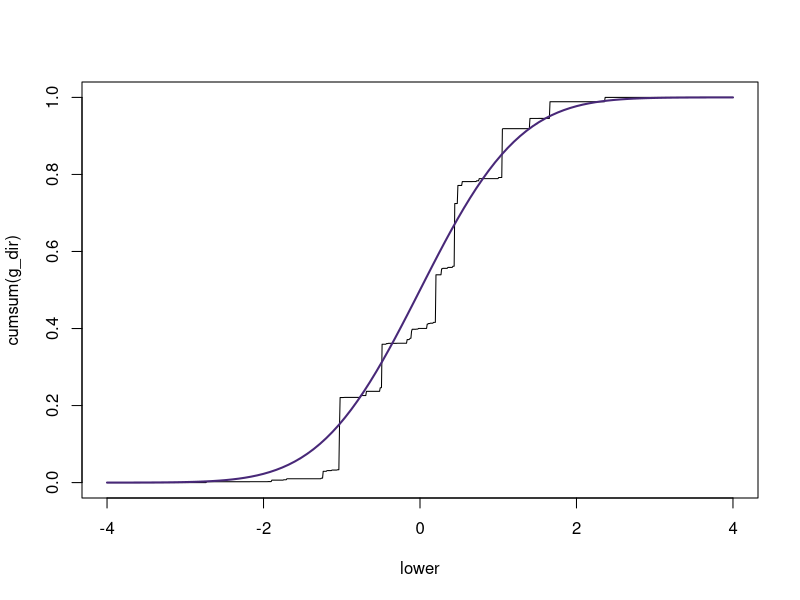
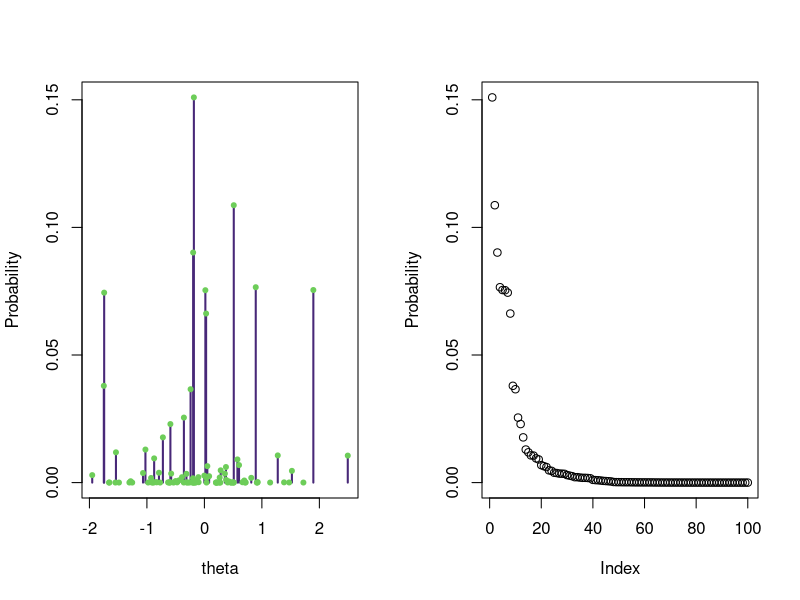

Generate these figures, in order, with R:
# Load packages -----------------------------------------------------------

library(tidyverse)
library(viridis)
library(MCMCpack)
library(MASS)


# Set seed ----------------------------------------------------------------

set.seed(20190131)
ALPHA <- 10

# Make partition ----------------------------------------------------------

lower <- c(-Inf, seq(from = -4, to = 4, length = 1000))
upper <- c(seq(from = -4, to = 4, length = 1000), Inf)

alpha_dir <- ALPHA * (pnorm(upper) - pnorm(lower))

g_dir <- as.numeric(rdirichlet(n = 1, alpha = alpha_dir))

plot(lower, cumsum(g_dir), type = 'l')

plot(pnorm, add = TRUE, col = viridis(10)[2], lwd = 2, xlim = range(lower[-1]))



# Stick breaking ----------------------------------------------------------

set.seed(20190131)

K      <- 100
theta  <- rnorm(K)
V      <- rbeta(K, 1, ALPHA)
V[K]   <- 1
w      <- numeric(K)
w[1]   <- V[1]
w[2:K] <- V[2:K] * cumprod(1 - V[1:(K-1)])

sum(w) ## Check this sums to 1

par(mfrow = c(1,2))
plot(theta, w, type = 'h', col = viridis(10)[2], lwd = 2, ylab = "Probability")
points(theta, w, pch = 20, col = viridis(10)[8], cex = 1)

plot(sort(w, decreasing = TRUE), xlab = "Index", ylab = "Probability")
